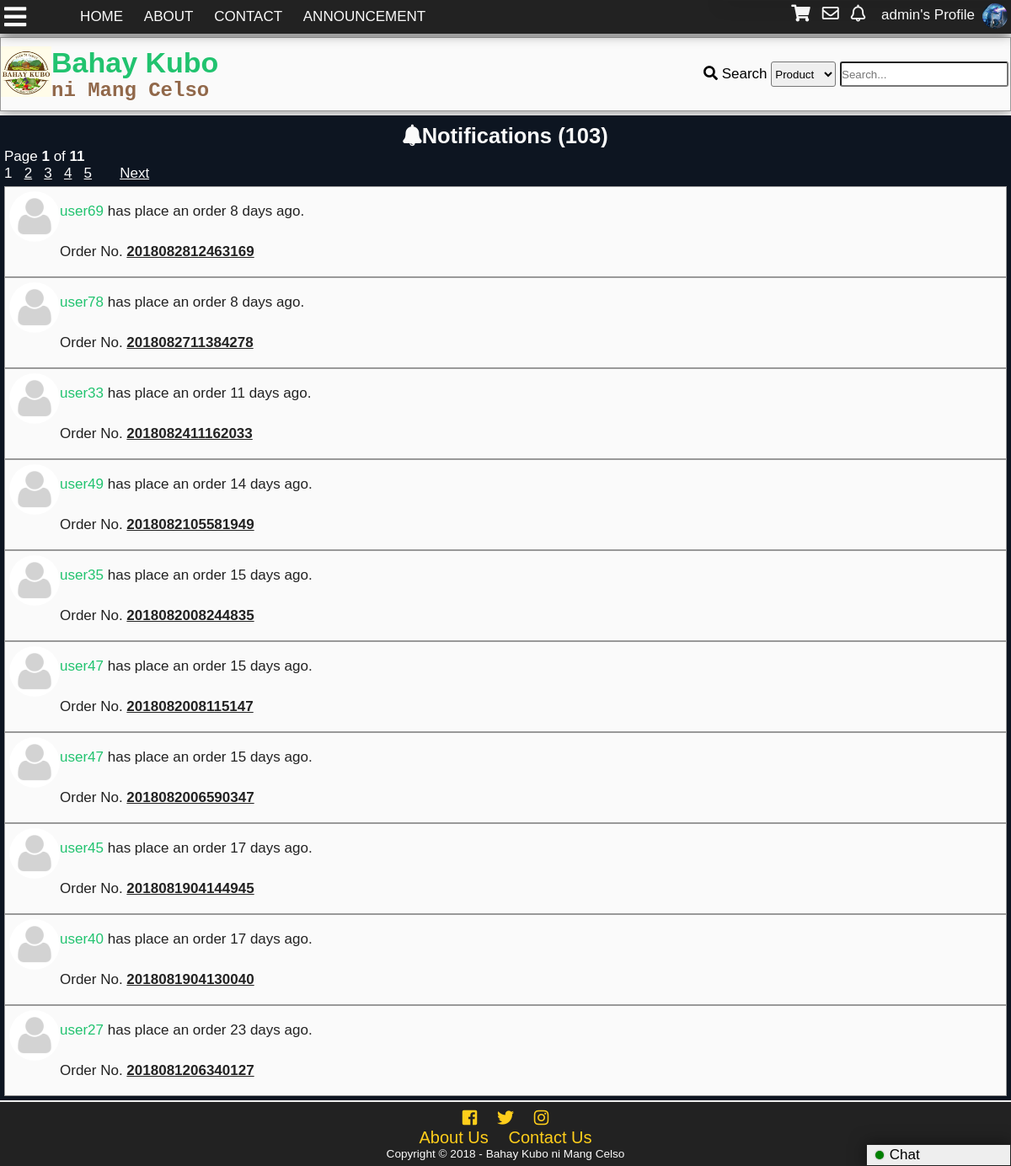
The page /notification.php (signed in) on the database as committed earlier.
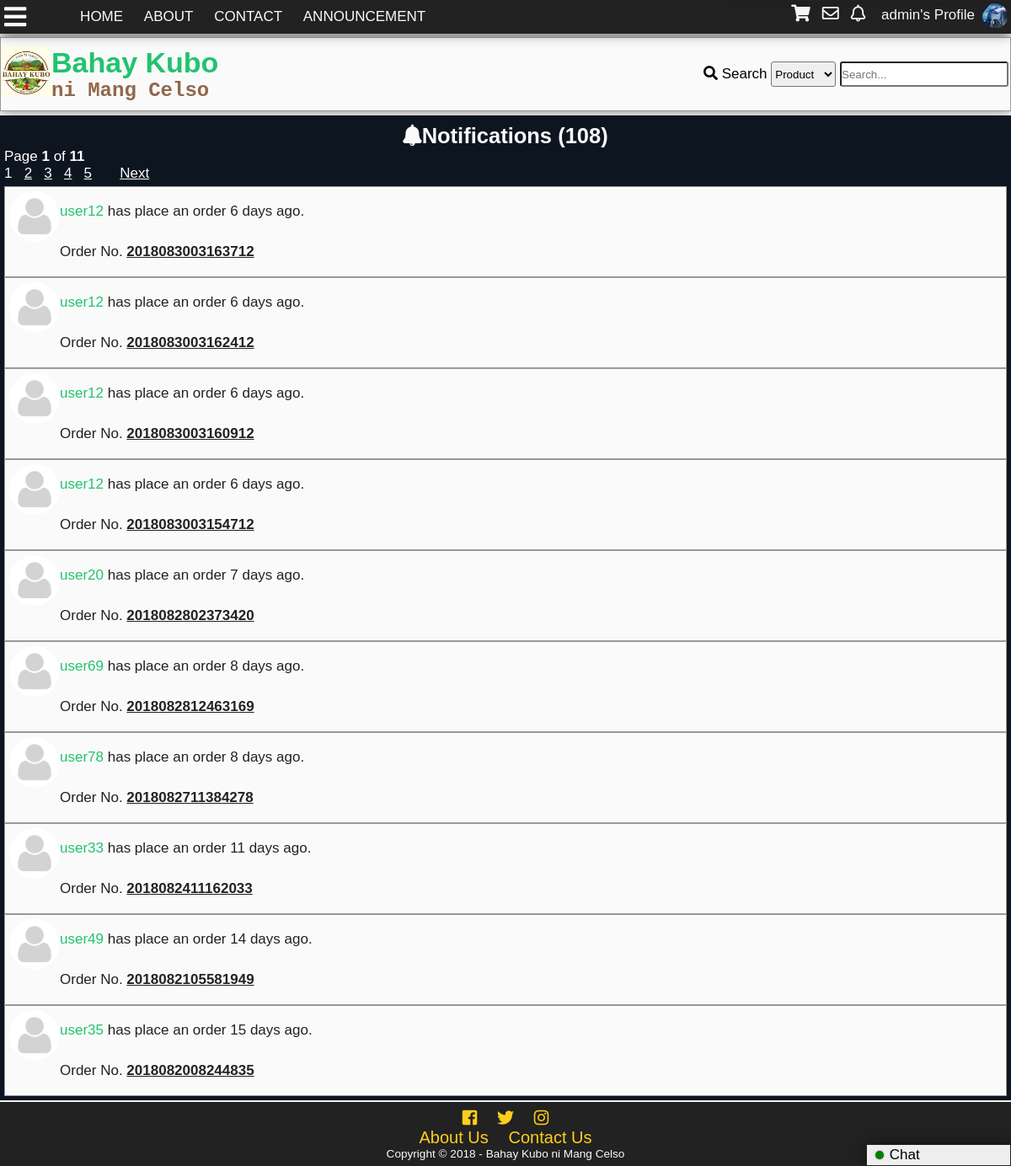
The same page on the database as committed later.
### tables this page shows
CREATE TABLE `tblnotif` (
  `notifid` int(11) NOT NULL,
  `userid` int(11) NOT NULL,
  `receiverid` int(11) NOT NULL,
  `notifdate` datetime DEFAULT NULL,
  `checked` int(11) NOT NULL,
  `notiftype` int(11) NOT NULL,
  `details` varchar(100) NOT NULL,
  `details2` int(11) NOT NULL
);

CREATE TABLE `tbluser` (
  `userid` int(11) NOT NULL,
  `username` varchar(100) NOT NULL,
  `password` varchar(100) NOT NULL,
  `firstname` varchar(100) NOT NULL,
  `middlename` varchar(100) NOT NULL,
  `lastname` varchar(100) NOT NULL,
  `birthday` varchar(20) NOT NULL,
  `datecreated` timestamp NOT NULL DEFAULT '0000-00-00 00:00:00',
  `email` varchar(100) NOT NULL,
  `phone` varchar(100) NOT NULL,
  `location` varchar(255) NOT NULL,
  `usertypeid` int(11) NOT NULL,
  `access` int(11) NOT NULL,
  `imgpath` varchar(200) NOT NULL,
  `bio` text NOT NULL,
  `is_show_email` tinyint(1) NOT NULL,
  `gender` int(11) NOT NULL,
  `lastupdate` timestamp NOT NULL DEFAULT '0000-00-00 00:00:00',
  `lastonline` timestamp NOT NULL DEFAULT '0000-00-00 00:00:00',
  `profileviews` int(11) NOT NULL
);

### notification.php (the view, shortened to what this page needs)
<?php
include'functions.php';
?>
<!DOCTYPE html>
<html lang="en">
<head>
    <link rel="stylesheet" href="css/style.css">
  	<link rel="stylesheet" href="css/fontawesome-all.css">
</head>
<body onscroll="scrollOpacity()">
	<div class="main-container">
		<div class="other-content">
<?php
$id=$_SESSION['id'];
$sql="SELECT notifid FROM tblnotif WHERE receiverid='$id'";
$result=$conn->query($sql);
$rows=$result->num_rows;
$page_rows = 10;
	$last = ceil($rows/$page_rows);
	$pagenum = 1;
	$limit = 'LIMIT ' .($pagenum - 1) * $page_rows .',' .$page_rows;
	$textline1 = "<i class='fas fa-bell'></i>Notifications (<b>".number_format($rows)."</b>)";
	$textline2 = "<font style='color:white'>Page <b>$pagenum</b> of <b>$last</b>";
	$paginationCtrls = '';
	if($last != 1){
	    $paginationCtrls .= ''.$pagenum.' &nbsp; ';
	    for($i = $pagenum+1; $i <= $last; $i++){
			$paginationCtrls .= '<a href="'.$_SERVER['PHP_SELF'].'?pn='.$i.'">'.$i.'</a> &nbsp; ';
			if($i >= $pagenum+4){
				break;
			}
		}
		if ($pagenum != $last) {
	        $next = $pagenum + 1;
	        $paginationCtrls .= ' &nbsp; &nbsp; <a href="'.$_SERVER['PHP_SELF'].'?pn='.$next.'">Next</a> ';
	    }
	}
	echo'<h2>  '.$textline1.'</h2>
	<p>  '.$textline2.' </p></font>
	<div id="pagination_controls"> '.$paginationCtrls.'</div>';
$sql="SELECT tblnotif.userid,notifid,username,imgpath,receiverid,notifdate,notiftype,details,details2 FROM tblnotif
LEFT JOIN tbluser
ON tblnotif.userid=tbluser.userid
WHERE receiverid='$id'
ORDER BY notifid DESC $limit";
$result=$conn->query($sql);
echo '<ul id="notiflist">';
while($rows=$result->fetch_object())
{
$uid=$rows->userid;
$uname=$rows->username;
$type=$rows->notiftype;
$date=time_elapsed_string($rows->notifdate);
$details=$rows->details;
$imgpath=$rows->imgpath;
if(!$imgpath){
	$imgpath='img/default.png';
}
if($type==1){
	echo'<li><div class="comment-tn">
				<img src="'.$imgpath.'">
			</div><a class="n1" href="profile.php?id='.$uid.'">'.$uname.'</a> <a class="n2" href="profile.php?name='.$_SESSION['name'].'#comment'.$details.'"> has commented on your profile '.$date.'</a></li>';
}else if ($type==3){
	echo'<li><i class="fas fa-ban banned"></i> Sorry, your profile picture has been removed.<br>
	Please read the rules and guidelines.</li>';
}else if ($type==4){
	echo'<li> Your order has been <span style="color:green;"><b>approved</b></span><br>'.$date.'.<br>
	Order No. <a class="black" href="search.php?criteria=3&search-text='.$details.'"><b>'.$details.'</a></b></li>';
}else if ($type==5){
	echo'<li> Your order has been <span style="color:red;"><b>rejected</b></span><br>'.$date.'.<br>
	Order No. <a class="black" href="search.php?criteria=3&search-text='.$details.'"><b>'.$details.'</a></b></li>';
}else if ($type==6){
	echo'<li> Your order has been <span style="color:red;"><b>cancelled</b></span><br>'.$date.'.<br>
	Order No. <a class="black" href="search.php?criteria=3&search-text='.$details.'"><b>'.$details.'</a></b></li>';
}else if ($type==7){
	echo'<li> <div class="comment-tn">
				<img src="'.$imgpath.'">
			</div>
			 <a class="n1" href="profile.php?id='.$uid.'">'.$uname.'</a> has place an order '.$date.'.<br>
	Order No. <a class="black" href="search.php?criteria=3&search-text='.$details.'"><b>'.$details.'</b></a></li>';
}
}
echo '</ul>';
?>
		</div>
	</div>
</body>
</html>

Rows that differ between the two databases and show on the page:
no longer on this page (row unchanged): tblnotif: notiftype 7 (drawn), userid.username "user47", notifdate "15 days ago", details "2018082008115147"
no longer on this page (row unchanged): tblnotif: notiftype 7 (drawn), userid.username "user47", notifdate "15 days ago", details "2018082006590347"
no longer on this page (row unchanged): tblnotif: notiftype 7 (drawn), userid.username "user45", notifdate "17 days ago", details "2018081904144945"
no longer on this page (row unchanged): tblnotif: notiftype 7 (drawn), userid.username "user40", notifdate "17 days ago", details "2018081904130040"
no longer on this page (row unchanged): tblnotif: notiftype 7 (drawn), userid.username "user27", notifdate "23 days ago", details "2018081206340127"
added tblnotif: notiftype 7 (drawn), userid.username "user12", notifdate "6 days ago", details "2018083003163712"
added tblnotif: notiftype 7 (drawn), userid.username "user12", notifdate "6 days ago", details "2018083003162412"
added tblnotif: notiftype 7 (drawn), userid.username "user12", notifdate "6 days ago", details "2018083003160912"
added tblnotif: notiftype 7 (drawn), userid.username "user12", notifdate "6 days ago", details "2018083003154712"
added tblnotif: notiftype 7 (drawn), userid.username "user20", notifdate "7 days ago", details "2018082802373420"
Other text that changed with them:
$rows: "103" → "108"
